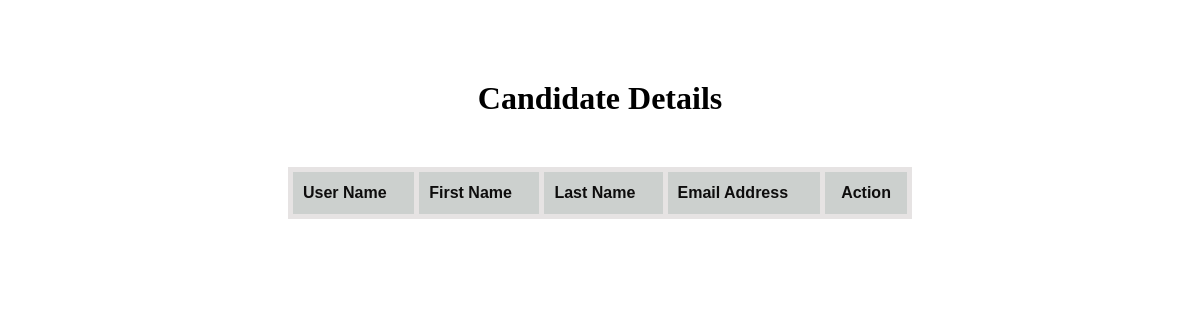
The app's page /admin_candidate_view, older data.
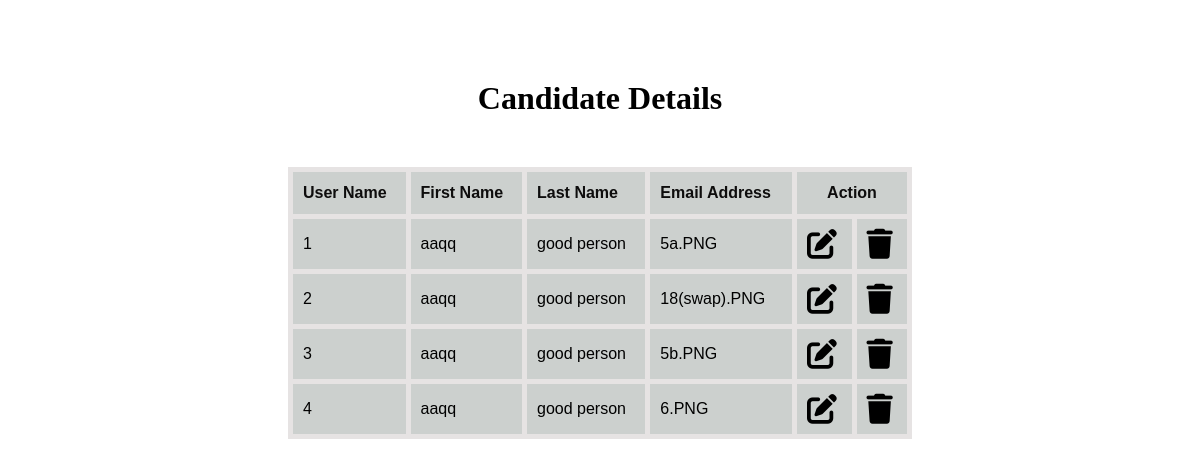
The same page, newer data.
### new_app/models.py (models this page shows)
class Candidate(models.Model):
    fullname=models.CharField(max_length=50)
    bio=models.TextField()
    photo=models.ImageField(upload_to="candidates")

### new_app/views.py (the view)
# urls.py: path('admin_candidate_view',views.admin_candidate_view,name="admin_candidate_view"),
def admin_candidate_view(request):
    candidates=Candidate.objects.all()
    return render(request,'admin_candidate_view.html',{'candidates':candidates})

### new_app/templates/admin_candidate_view.html (shortened to what this page needs)
<!DOCTYPE html>
<html lang="en">
<head>
</head>
{% load static %}
<link rel="stylesheet" href="{% static 'user.css' %}">
<link rel="stylesheet" href="https://cdnjs.cloudflare.com/ajax/libs/font-awesome/6.0.0/css/all.min.css"><body>
    <div class="container">
        <h1>Candidate Details</h1>
        <table id="customers" border="1">
            <thead>
                <th> User Name</th>
                <th> First Name</th>
                <th> Last Name</th>
                <th> Email Address</th>
                <th colspan="2" id="mid">Action</th>
            </thead>
            {% for i in candidates %}
            <tr>
                <td>{{i.id}}</td>
                <td>{{i.fullname}}</td>
                <td>{{i.bio}}</td>
                <td>{{i.photo}}</td>
                <td>
                    <a href="update/{{i.id}}"><i class="fas fa-edit"></i></a>
                </td>
                <td>
                    <a href="delete/{{i.id}}"><i class="fa-solid fa-trash"></i></a>
                </td>
            </tr>
            {% endfor %}
        </table>
    </div>
</body>
</html>

### new_app/static/user.css (style rules this page uses)
.container { margin: 80px 180px 60px 180px; padding: 0px 100px 100px 100px; }
#customers { margin-top: 50px; background-color: #ccd0ce; font-family: Arial, Helvetica, sans-serif; border-collapse: collapse; width: 100%; }
#customers td, #customers th { border: 5px solid rgb(230, 227, 227); padding: 10px 10px 10px 10px; }
#customers th { padding-top: 12px; padding-bottom: 12px; text-align: left; background-color: #ccd0ce; color: rgb(14, 13, 13); }
#customers #mid { text-align: center; }
h1 { color: black; text-align: center; }
.fa-solid, .fas { font-family: "Font Awesome 6 Free"; font-weight: 80px; color: black; font-size: 30px; }

Row changes from the older to the newer data that the page shows:
added Candidate: id "1", fullname "aaqq", bio "good person", photo "5a.PNG"
added Candidate: id "2", fullname "aaqq", bio "good person", photo "18(swap).PNG"
added Candidate: id "3", fullname "aaqq", bio "good person", photo "5b.PNG"
added Candidate: id "4", fullname "aaqq", bio "good person", photo "6.PNG"
